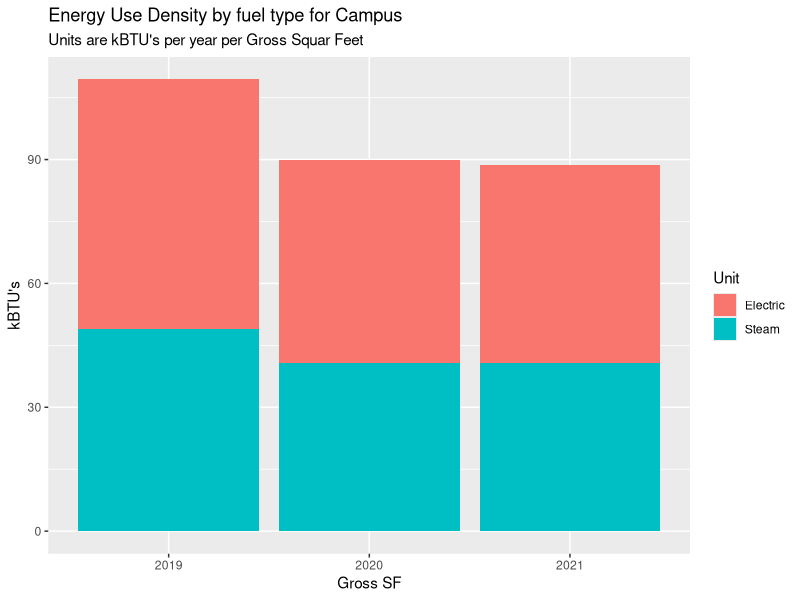

Write R code to recreate this figure.
## ---- chunk 1


my_packages <- c("tidyverse", "vroom" , "janitor" , "glue" , "tsibble" , "tidytext","lubridate", "fable", "tsibbledata", "ggplot2", "forecast", "tseries", "rio", "zoo", "readxl", "tsibbledata", "knitr", "kableExtra", "formattable")
invisible( lapply(my_packages, require, character.only = TRUE))

#Choose one working site: 
# place <- "Home" 
place <- "work"

#Set proper working Dir 
if (place == "Home"){setwd("C:/Users/paulr/Documents/R/RockCenterEnergyAnalysis")} else {setwd("C:/Users/prode/Documents/R/RockCenterEnergyAnalysis")}

# Check for data directory and if one is not present then make it

if (!file.exists("data")) { dir.create("data")}

# Clean up environment
rm(place, my_packages )

options(dplyr.summarise.inform = FALSE)

# Read in data

SteamData <- read_excel("data/Energy_Data_for_Net_Zero_Study.xlsx", sheet = "Sheet1", range = "B2:G11" , col_names = TRUE, na = "NA", col_types = NULL ) %>%  select(-5,-6)

ElectricData <- read_excel("data/Energy_Data_for_Net_Zero_Study.xlsx", sheet = "Sheet1", range = "B13:G23" , col_names = TRUE, na = "NA", col_types = NULL ) %>% select(-5,-6)

ElectricData %>% filter(Building == '1 Rock' | Building == '600 5th') %>% 
  select( -Building) %>% 
  summarise_each(funs(sum)) %>% 
  mutate(Building = "1 Rock and 600 5th") %>% 
  select(4,1,2,3) %>% rbind(ElectricData) %>% 
  filter(Building != '1 Rock' & Building != '600 5th') -> ElectricData
rm(ElectricData1)

BuildingGSF <- read_excel("data/Energy_Data_for_Net_Zero_Study.xlsx", sheet = "Sheet1", range = "B28:C39" , col_names = TRUE, na = "NA", col_types = NULL ) %>% 
  filter(Building != '1 Rock' & Building != '600 5th')

UtilityData <- left_join(ElectricData, SteamData, by="Building") %>% left_join(BuildingGSF, by="Building")
UtilityData[is.na(UtilityData)] <- 0






#Campus Energy for each year 
UtilityData1 <- UtilityData 
apply(UtilityData1[2:4], 2, function(row) row * 3.4121 ) -> UtilityData1[2:4]
apply(UtilityData1[5:7], 2, function(row) row * 1194) -> UtilityData1[5:7]
UtilityData1 %>% select(`2019 kwh`, `2020 kwh`, `2021 kwh`, `2019 mlbs`, `2020 mlbs`, `2021 mlbs`, `Gross Floor Area`) %>%
summarise_each(funs(sum)) -> UtilityData1
    TotalFlArea <- UtilityData1$`Gross Floor Area`
    UtilityData1 %>% 
      select(-`Gross Floor Area`) %>% 
  gather(key = "Item", value = "Value") -> UtilityData1
  cbind(UtilityData1, str_split_fixed(UtilityData1$Item, " ", n=2)) -> UtilityData1 
UtilityData1 %>% 
  select(-"Item")  -> UtilityData1
  colnames(UtilityData1)  <-  c("Value", "Year", "Unit") 
apply(UtilityData1[1], 1, function(row) row / TotalFlArea ) -> UtilityData1[1]

apply(UtilityData1[3], 1, function(x) {ifelse(x == "kwh", "Electric", "Steam")}) -> UtilityData1[3]

#Make the plot
UtilityData1 %>% 
  ggplot(aes(x = Year, y = Value, fill = Unit)) +
  geom_bar(stat = "identity", position = "stack") +
  labs( title = "Energy Use Density by fuel type for Campus",
        subtitle = "Units are kBTU's per year per Gross Squar Feet") +
  xlab("Gross SF") +
  ylab("kBTU's")

rm(UtilityData1)
